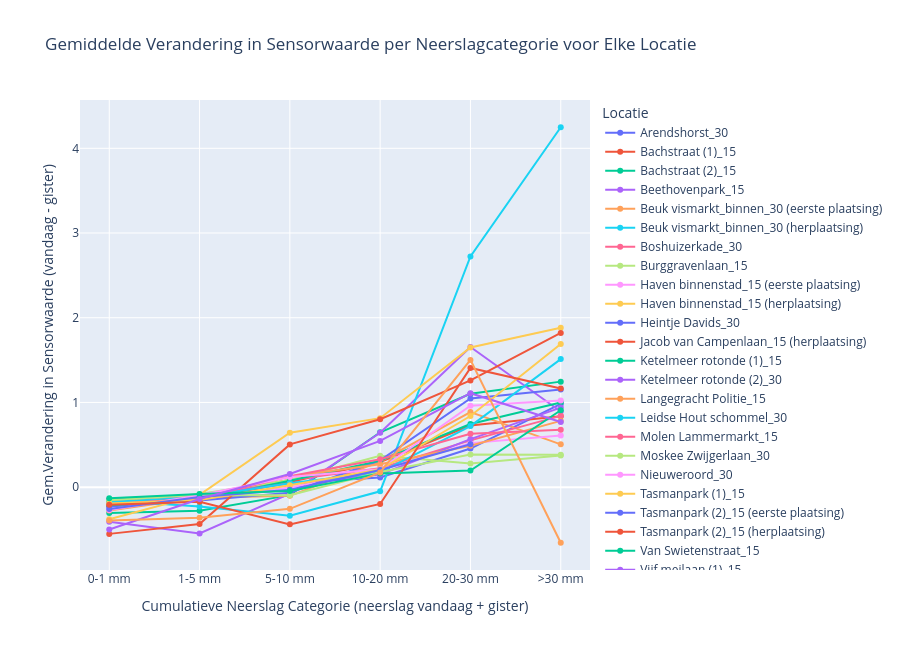

The notebook cell saved with this chart:
### Code cell
# n_cum vs s_prev_diff

# Define a function to categorize 'n_cum' into bins for analysis
def categorize_rainfall(n_cum_value):
    if n_cum_value < 1:
        return '0-1 mm'
    elif 1 <= n_cum_value < 5:
        return '1-5 mm'
    elif 5 <= n_cum_value < 10:
        return '5-10 mm'
    elif 10 <= n_cum_value < 20:
        return '10-20 mm'
    elif 20 <= n_cum_value < 30:
        return '20-30 mm'
    else:
        return '>30 mm'

# Remove the specific location from the DataFrame, because this is an outlier to the dataset
df_filtered = df[df['locatie'] != 'Jacob van Campenlaan_15 (eerste plaatsing)']

# Apply categorization to 'n_cum' column
df_filtered['n_cum_category'] = df_filtered['n_cum'].apply(categorize_rainfall)

# Calculate the mean 's_prev_diff_2' by location and 'n_cum' category
mean_s_prev_diff_2_by_rain_category = df_filtered.groupby(['locatie', 'n_cum_category'])['s_prev_diff'].mean().unstack()


# Ensure correct ordering of 'n_cum_category'
correct_order = ['0-1 mm', '1-5 mm', '5-10 mm', '10-20 mm', '20-30 mm', '>30 mm']
mean_s_prev_diff_2_by_rain_category = mean_s_prev_diff_2_by_rain_category[correct_order]

# Create an interactive line plot
fig = go.Figure()

# Add a trace for each location
for locatie in mean_s_prev_diff_2_by_rain_category.index:
    fig.add_trace(go.Scatter(
        x=mean_s_prev_diff_2_by_rain_category.columns,
        y=mean_s_prev_diff_2_by_rain_category.loc[locatie],
        mode='lines+markers',
        name=locatie,
        hoverinfo='text',
        text=[f"Locatie: {locatie}<br>Neerslag Categorie: {category}<br>Gemiddelde Verandering: {value:.2f}"
              for category, value in zip(mean_s_prev_diff_2_by_rain_category.columns, 
                                         mean_s_prev_diff_2_by_rain_category.loc[locatie])]
    ))

# Customize layout with increased height
fig.update_layout(
    title="Gemiddelde Verandering in Sensorwaarde per Neerslagcategorie voor Elke Locatie",
    xaxis_title="Cumulatieve Neerslag Categorie (neerslag vandaag + gister)",
    yaxis_title="Gem.Verandering in Sensorwaarde (vandaag - gister)",
    xaxis=dict(tickmode='array', tickvals=correct_order),
    legend_title="Locatie",
    hovermode='closest',
    height=650  # Doubling the height for a taller plot
)

# Display the interactive plot
fig.show()

### Figure 1 — Plotly figure (JSON) as saved in the notebook; plotly's stock layout.template omitted (floating-point values rounded to 4 significant figures)
{"data": [{"hoverinfo": "text", "mode": "lines+markers", "name": "Arendshorst_30", "text": ["Locatie: Arendshorst_30<br>Neerslag Categorie: 0-1 mm<br>Gemiddelde Verandering: -0.16", "Locatie: Arendshorst_30<br>Neerslag Categorie: 1-5 mm<br>Gemiddelde Verandering: -0.13", "Locatie: Arendshorst_30<br>Neerslag Categorie: 5-10 mm<br>Gemiddelde Verandering: 0.05", "Locatie: Arendshorst_30<br>Neerslag Categorie: 10-20 mm<br>Gemiddelde Verandering: 0.11", "Locatie: Arendshorst_30<br>Neerslag Categorie: 20-30 mm<br>Gemiddelde Verandering: 0.46", "Locatie: Arendshorst_30<br>Neerslag Categorie: >30 mm<br>Gemiddelde Verandering: 0.98"], "type": "scatter", "x": ["0-1 mm", "1-5 mm", "5-10 mm", "10-20 mm", "20-30 mm", ">30 mm"], "y": [-0.1567, -0.1253, 0.04895, 0.1148, 0.4557, 0.9825]}, {"hoverinfo": "text", "mode": "lines+markers", "name": "Bachstraat (1)_15", "text": ["Locatie: Bachstraat (1)_15<br>Neerslag Categorie: 0-1 mm<br>Gemiddelde Verandering: -0.21", "Locatie: Bachstraat (1)_15<br>Neerslag Categorie: 1-5 mm<br>Gemiddelde Verandering: -0.15", "Locatie: Bachstraat (1)_15<br>Neerslag Categorie: 5-10 mm<br>Gemiddelde Verandering: 0.06", "Locatie: Bachstraat (1)_15<br>Neerslag Categorie: 10-20 mm<br>Gemiddelde Verandering: 0.29", "Locatie: Bachstraat (1)_15<br>Neerslag Categorie: 20-30 mm<br>Gemiddelde Verandering: 0.73", "Locatie: Bachstraat (1)_15<br>Neerslag Categorie: >30 mm<br>Gemiddelde Verandering: 0.84"], "type": "scatter", "x": ["0-1 mm", "1-5 mm", "5-10 mm", "10-20 mm", "20-30 mm", ">30 mm"], "y": [-0.2131, -0.1544, 0.06033, 0.2948, 0.7273, 0.8362]}, {"hoverinfo": "text", "mode": "lines+markers", "name": "Bachstraat (2)_15", "text": ["Locatie: Bachstraat (2)_15<br>Neerslag Categorie: 0-1 mm<br>Gemiddelde Verandering: -0.31", "Locatie: Bachstraat (2)_15<br>Neerslag Categorie: 1-5 mm<br>Gemiddelde Verandering: -0.28", "Locatie: Bachstraat (2)_15<br>Neerslag Categorie: 5-10 mm<br>Gemiddelde Verandering: -0.09", "Locatie: Bachstraat (2)_15<br>Neerslag Categorie: 10-20 mm<br>Gemiddelde Verandering: 0.65", "Locatie: Bachstraat (2)_15<br>Neerslag Categorie: 20-30 mm<br>Gemiddelde Verandering: 1.10", "Locatie: Bachstraat (2)_15<br>Neerslag Categorie: >30 mm<br>Gemiddelde Verandering: 1.25"], "type": "scatter", "x": ["0-1 mm", "1-5 mm", "5-10 mm", "10-20 mm", "20-30 mm", ">30 mm"], "y": [-0.3067, -0.2774, -0.09466, 0.6476, 1.102, 1.246]}, {"hoverinfo": "text", "mode": "lines+markers", "name": "Beethovenpark_15", "text": ["Locatie: Beethovenpark_15<br>Neerslag Categorie: 0-1 mm<br>Gemiddelde Verandering: -0.41", "Locatie: Beethovenpark_15<br>Neerslag Categorie: 1-5 mm<br>Gemiddelde Verandering: -0.55", "Locatie: Beethovenpark_15<br>Neerslag Categorie: 5-10 mm<br>Gemiddelde Verandering: -0.08", "Locatie: Beethovenpark_15<br>Neerslag Categorie: 10-20 mm<br>Gemiddelde Verandering: 0.64", "Locatie: Beethovenpark_15<br>Neerslag Categorie: 20-30 mm<br>Gemiddelde Verandering: 1.65", "Locatie: Beethovenpark_15<br>Neerslag Categorie: >30 mm<br>Gemiddelde Verandering: 0.89"], "type": "scatter", "x": ["0-1 mm", "1-5 mm", "5-10 mm", "10-20 mm", "20-30 mm", ">30 mm"], "y": [-0.4088, -0.5459, -0.0756, 0.6411, 1.655, 0.8936]}, {"hoverinfo": "text", "mode": "lines+markers", "name": "Beuk vismarkt_binnen_30 (eerste plaatsing)", "text": ["Locatie: Beuk vismarkt_binnen_30 (eerste plaatsing)<br>Neerslag Categorie: 0-1 mm<br>Gemiddelde Verandering: -0.28", "Locatie: Beuk vismarkt_binnen_30 (eerste plaatsing)<br>Neerslag Categorie: 1-5 mm<br>Gemiddelde Verandering: -0.13", "Locatie: Beuk vismarkt_binnen_30 (eerste plaatsing)<br>Neerslag Categorie: 5-10 mm<br>Gemiddelde Verandering: -0.10", "Locatie: Beuk vismarkt_binnen_30 (eerste plaatsing)<br>Neerslag Categorie: 10-20 mm<br>Gemiddelde Verandering: 0.30", "Locatie: Beuk vismarkt_binnen_30 (eerste plaatsing)<br>Neerslag Categorie: 20-30 mm<br>Gemiddelde Verandering: 0.89", "Locatie: Beuk vismarkt_binnen_30 (eerste plaatsing)<br>Neerslag Categorie: >30 mm<br>Gemiddelde Verandering: 0.51"], "type": "scatter", "x": ["0-1 mm", "1-5 mm", "5-10 mm", "10-20 mm", "20-30 mm", ">30 mm"], "y": [-0.2759, -0.1263, -0.1029, 0.3031, 0.8871, 0.5052]}, {"hoverinfo": "text", "mode": "lines+markers", "name": "Beuk vismarkt_binnen_30 (herplaatsing)", "text": ["Locatie: Beuk vismarkt_binnen_30 (herplaatsing)<br>Neerslag Categorie: 0-1 mm<br>Gemiddelde Verandering: -0.16", "Locatie: Beuk vismarkt_binnen_30 (herplaatsing)<br>Neerslag Categorie: 1-5 mm<br>Gemiddelde Verandering: -0.23", "Locatie: Beuk vismarkt_binnen_30 (herplaatsing)<br>Neerslag Categorie: 5-10 mm<br>Gemiddelde Verandering: -0.34", "Locatie: Beuk vismarkt_binnen_30 (herplaatsing)<br>Neerslag Categorie: 10-20 mm<br>Gemiddelde Verandering: -0.05", "Locatie: Beuk vismarkt_binnen_30 (herplaatsing)<br>Neerslag Categorie: 20-30 mm<br>Gemiddelde Verandering: 2.72", "Locatie: Beuk vismarkt_binnen_30 (herplaatsing)<br>Neerslag Categorie: >30 mm<br>Gemiddelde Verandering: 4.25"], "type": "scatter", "x": ["0-1 mm", "1-5 mm", "5-10 mm", "10-20 mm", "20-30 mm", ">30 mm"], "y": [-0.1587, -0.2277, -0.3379, -0.0495, 2.723, 4.249]}, {"hoverinfo": "text", "mode": "lines+markers", "name": "Boshuizerkade_30", "text": ["Locatie: Boshuizerkade_30<br>Neerslag Categorie: 0-1 mm<br>Gemiddelde Verandering: -0.15", "Locatie: Boshuizerkade_30<br>Neerslag Categorie: 1-5 mm<br>Gemiddelde Verandering: -0.11", "Locatie: Boshuizerkade_30<br>Neerslag Categorie: 5-10 mm<br>Gemiddelde Verandering: 0.09", "Locatie: Boshuizerkade_30<br>Neerslag Categorie: 10-20 mm<br>Gemiddelde Verandering: 0.22", "Locatie: Boshuizerkade_30<br>Neerslag Categorie: 20-30 mm<br>Gemiddelde Verandering: 0.55", "Locatie: Boshuizerkade_30<br>Neerslag Categorie: >30 mm<br>Gemiddelde Verandering: 0.84"], "type": "scatter", "x": ["0-1 mm", "1-5 mm", "5-10 mm", "10-20 mm", "20-30 mm", ">30 mm"], "y": [-0.1482, -0.1091, 0.08667, 0.2223, 0.552, 0.8413]}, {"hoverinfo": "text", "mode": "lines+markers", "name": "Burggravenlaan_15", "text": ["Locatie: Burggravenlaan_15<br>Neerslag Categorie: 0-1 mm<br>Gemiddelde Verandering: -0.18", "Locatie: Burggravenlaan_15<br>Neerslag Categorie: 1-5 mm<br>Gemiddelde Verandering: -0.08", "Locatie: Burggravenlaan_15<br>Neerslag Categorie: 5-10 mm<br>Gemiddelde Verandering: 0.08", "Locatie: Burggravenlaan_15<br>Neerslag Categorie: 10-20 mm<br>Gemiddelde Verandering: 0.37", "Locatie: Burggravenlaan_15<br>Neerslag Categorie: 20-30 mm<br>Gemiddelde Verandering: 0.28", "Locatie: Burggravenlaan_15<br>Neerslag Categorie: >30 mm<br>Gemiddelde Verandering: 0.37"], "type": "scatter", "x": ["0-1 mm", "1-5 mm", "5-10 mm", "10-20 mm", "20-30 mm", ">30 mm"], "y": [-0.1772, -0.08162, 0.08441, 0.3706, 0.2777, 0.3747]}, {"hoverinfo": "text", "mode": "lines+markers", "name": "Haven binnenstad_15 (eerste plaatsing)", "text": ["Locatie: Haven binnenstad_15 (eerste plaatsing)<br>Neerslag Categorie: 0-1 mm<br>Gemiddelde Verandering: -0.23", "Locatie: Haven binnenstad_15 (eerste plaatsing)<br>Neerslag Categorie: 1-5 mm<br>Gemiddelde Verandering: -0.13", "Locatie: Haven binnenstad_15 (eerste plaatsing)<br>Neerslag Categorie: 5-10 mm<br>Gemiddelde Verandering: -0.01", "Locatie: Haven binnenstad_15 (eerste plaatsing)<br>Neerslag Categorie: 10-20 mm<br>Gemiddelde Verandering: 0.20", "Locatie: Haven binnenstad_15 (eerste plaatsing)<br>Neerslag Categorie: 20-30 mm<br>Gemiddelde Verandering: 0.52", "Locatie: Haven binnenstad_15 (eerste plaatsing)<br>Neerslag Categorie: >30 mm<br>Gemiddelde Verandering: 0.61"], "type": "scatter", "x": ["0-1 mm", "1-5 mm", "5-10 mm", "10-20 mm", "20-30 mm", ">30 mm"], "y": [-0.2279, -0.1252, -0.005379, 0.2034, 0.5197, 0.6106]}, {"hoverinfo": "text", "mode": "lines+markers", "name": "Haven binnenstad_15 (herplaatsing)", "text": ["Locatie: Haven binnenstad_15 (herplaatsing)<br>Neerslag Categorie: 0-1 mm<br>Gemiddelde Verandering: -0.38", "Locatie: Haven binnenstad_15 (herplaatsing)<br>Neerslag Categorie: 1-5 mm<br>Gemiddelde Verandering: -0.09", "Locatie: Haven binnenstad_15 (herplaatsing)<br>Neerslag Categorie: 5-10 mm<br>Gemiddelde Verandering: 0.64", "Locatie: Haven binnenstad_15 (herplaatsing)<br>Neerslag Categorie: 10-20 mm<br>Gemiddelde Verandering: 0.81", "Locatie: Haven binnenstad_15 (herplaatsing)<br>Neerslag Categorie: 20-30 mm<br>Gemiddelde Verandering: 1.65", "Locatie: Haven binnenstad_15 (herplaatsing)<br>Neerslag Categorie: >30 mm<br>Gemiddelde Verandering: 1.88"], "type": "scatter", "x": ["0-1 mm", "1-5 mm", "5-10 mm", "10-20 mm", "20-30 mm", ">30 mm"], "y": [-0.3792, -0.09209, 0.6417, 0.8142, 1.649, 1.883]}, {"hoverinfo": "text", "mode": "lines+markers", "name": "Heintje Davids_30", "text": ["Locatie: Heintje Davids_30<br>Neerslag Categorie: 0-1 mm<br>Gemiddelde Verandering: -0.23", "Locatie: Heintje Davids_30<br>Neerslag Categorie: 1-5 mm<br>Gemiddelde Verandering: -0.16", "Locatie: Heintje Davids_30<br>Neerslag Categorie: 5-10 mm<br>Gemiddelde Verandering: -0.07", "Locatie: Heintje Davids_30<br>Neerslag Categorie: 10-20 mm<br>Gemiddelde Verandering: 0.32", "Locatie: Heintje Davids_30<br>Neerslag Categorie: 20-30 mm<br>Gemiddelde Verandering: 1.05", "Locatie: Heintje Davids_30<br>Neerslag Categorie: >30 mm<br>Gemiddelde Verandering: 1.15"], "type": "scatter", "x": ["0-1 mm", "1-5 mm", "5-10 mm", "10-20 mm", "20-30 mm", ">30 mm"], "y": [-0.2293, -0.1591, -0.06618, 0.3159, 1.047, 1.151]}, {"hoverinfo": "text", "mode": "lines+markers", "name": "Jacob van Campenlaan_15 (herplaatsing)", "text": ["Locatie: Jacob van Campenlaan_15 (herplaatsing)<br>Neerslag Categorie: 0-1 mm<br>Gemiddelde Verandering: -0.55", "Locatie: Jacob van Campenlaan_15 (herplaatsing)<br>Neerslag Categorie: 1-5 mm<br>Gemiddelde Verandering: -0.44", "Locatie: Jacob van Campenlaan_15 (herplaatsing)<br>Neerslag Categorie: 5-10 mm<br>Gemiddelde Verandering: 0.50", "Locatie: Jacob van Campenlaan_15 (herplaatsing)<br>Neerslag Categorie: 10-20 mm<br>Gemiddelde Verandering: 0.80", "Locatie: Jacob van Campenlaan_15 (herplaatsing)<br>Neerslag Categorie: 20-30 mm<br>Gemiddelde Verandering: 1.26", "Locatie: Jacob van Campenlaan_15 (herplaatsing)<br>Neerslag Categorie: >30 mm<br>Gemiddelde Verandering: 1.82"], "type": "scatter", "x": ["0-1 mm", "1-5 mm", "5-10 mm", "10-20 mm", "20-30 mm", ">30 mm"], "y": [-0.5518, -0.4359, 0.5044, 0.8015, 1.26, 1.82]}, {"hoverinfo": "text", "mode": "lines+markers", "name": "Ketelmeer rotonde (1)_15", "text": ["Locatie: Ketelmeer rotonde (1)_15<br>Neerslag Categorie: 0-1 mm<br>Gemiddelde Verandering: -0.21", "Locatie: Ketelmeer rotonde (1)_15<br>Neerslag Categorie: 1-5 mm<br>Gemiddelde Verandering: -0.15", "Locatie: Ketelmeer rotonde (1)_15<br>Neerslag Categorie: 5-10 mm<br>Gemiddelde Verandering: 0.07", "Locatie: Ketelmeer rotonde (1)_15<br>Neerslag Categorie: 10-20 mm<br>Gemiddelde Verandering: 0.31", "Locatie: Ketelmeer rotonde (1)_15<br>Neerslag Categorie: 20-30 mm<br>Gemiddelde Verandering: 0.75", "Locatie: Ketelmeer rotonde (1)_15<br>Neerslag Categorie: >30 mm<br>Gemiddelde Verandering: 1.00"], "type": "scatter", "x": ["0-1 mm", "1-5 mm", "5-10 mm", "10-20 mm", "20-30 mm", ">30 mm"], "y": [-0.2137, -0.1456, 0.07484, 0.3126, 0.745, 0.9993]}, {"hoverinfo": "text", "mode": "lines+markers", "name": "Ketelmeer rotonde (2)_30", "text": ["Locatie: Ketelmeer rotonde (2)_30<br>Neerslag Categorie: 0-1 mm<br>Gemiddelde Verandering: -0.15", "Locatie: Ketelmeer rotonde (2)_30<br>Neerslag Categorie: 1-5 mm<br>Gemiddelde Verandering: -0.10", "Locatie: Ketelmeer rotonde (2)_30<br>Neerslag Categorie: 5-10 mm<br>Gemiddelde Verandering: 0.04", "Locatie: Ketelmeer rotonde (2)_30<br>Neerslag Categorie: 10-20 mm<br>Gemiddelde Verandering: 0.15", "Locatie: Ketelmeer rotonde (2)_30<br>Neerslag Categorie: 20-30 mm<br>Gemiddelde Verandering: 0.57", "Locatie: Ketelmeer rotonde (2)_30<br>Neerslag Categorie: >30 mm<br>Gemiddelde Verandering: 0.94"], "type": "scatter", "x": ["0-1 mm", "1-5 mm", "5-10 mm", "10-20 mm", "20-30 mm", ">30 mm"], "y": [-0.1455, -0.1031, 0.04427, 0.1497, 0.567, 0.9392]}, {"hoverinfo": "text", "mode": "lines+markers", "name": "Langegracht Politie_15", "text": ["Locatie: Langegracht Politie_15<br>Neerslag Categorie: 0-1 mm<br>Gemiddelde Verandering: -0.17", "Locatie: Langegracht Politie_15<br>Neerslag Categorie: 1-5 mm<br>Gemiddelde Verandering: -0.13", "Locatie: Langegracht Politie_15<br>Neerslag Categorie: 5-10 mm<br>Gemiddelde Verandering: 0.13", "Locatie: Langegracht Politie_15<br>Neerslag Categorie: 10-20 mm<br>Gemiddelde Verandering: 0.27", "Locatie: Langegracht Politie_15<br>Neerslag Categorie: 20-30 mm<br>Gemiddelde Verandering: 0.49", "Locatie: Langegracht Politie_15<br>Neerslag Categorie: >30 mm<br>Gemiddelde Verandering: 0.78"], "type": "scatter", "x": ["0-1 mm", "1-5 mm", "5-10 mm", "10-20 mm", "20-30 mm", ">30 mm"], "y": [-0.1662, -0.1277, 0.1269, 0.2696, 0.4881, 0.7822]}, {"hoverinfo": "text", "mode": "lines+markers", "name": "Leidse Hout schommel_30", "text": ["Locatie: Leidse Hout schommel_30<br>Neerslag Categorie: 0-1 mm<br>Gemiddelde Verandering: -0.18", "Locatie: Leidse Hout schommel_30<br>Neerslag Categorie: 1-5 mm<br>Gemiddelde Verandering: -0.12", "Locatie: Leidse Hout schommel_30<br>Neerslag Categorie: 5-10 mm<br>Gemiddelde Verandering: 0.05", "Locatie: Leidse Hout schommel_30<br>Neerslag Categorie: 10-20 mm<br>Gemiddelde Verandering: 0.17", "Locatie: Leidse Hout schommel_30<br>Neerslag Categorie: 20-30 mm<br>Gemiddelde Verandering: 0.72", "Locatie: Leidse Hout schommel_30<br>Neerslag Categorie: >30 mm<br>Gemiddelde Verandering: 1.51"], "type": "scatter", "x": ["0-1 mm", "1-5 mm", "5-10 mm", "10-20 mm", "20-30 mm", ">30 mm"], "y": [-0.1757, -0.1205, 0.04654, 0.1747, 0.7208, 1.512]}, {"hoverinfo": "text", "mode": "lines+markers", "name": "Molen Lammermarkt_15", "text": ["Locatie: Molen Lammermarkt_15<br>Neerslag Categorie: 0-1 mm<br>Gemiddelde Verandering: -0.20", "Locatie: Molen Lammermarkt_15<br>Neerslag Categorie: 1-5 mm<br>Gemiddelde Verandering: -0.13", "Locatie: Molen Lammermarkt_15<br>Neerslag Categorie: 5-10 mm<br>Gemiddelde Verandering: 0.13", "Locatie: Molen Lammermarkt_15<br>Neerslag Categorie: 10-20 mm<br>Gemiddelde Verandering: 0.33", "Locatie: Molen Lammermarkt_15<br>Neerslag Categorie: 20-30 mm<br>Gemiddelde Verandering: 0.63", "Locatie: Molen Lammermarkt_15<br>Neerslag Categorie: >30 mm<br>Gemiddelde Verandering: 0.68"], "type": "scatter", "x": ["0-1 mm", "1-5 mm", "5-10 mm", "10-20 mm", "20-30 mm", ">30 mm"], "y": [-0.2029, -0.1307, 0.1293, 0.3299, 0.6303, 0.6769]}, {"hoverinfo": "text", "mode": "lines+markers", "name": "Moskee Zwijgerlaan_30", "text": ["Locatie: Moskee Zwijgerlaan_30<br>Neerslag Categorie: 0-1 mm<br>Gemiddelde Verandering: -0.15", "Locatie: Moskee Zwijgerlaan_30<br>Neerslag Categorie: 1-5 mm<br>Gemiddelde Verandering: -0.09", "Locatie: Moskee Zwijgerlaan_30<br>Neerslag Categorie: 5-10 mm<br>Gemiddelde Verandering: -0.10", "Locatie: Moskee Zwijgerlaan_30<br>Neerslag Categorie: 10-20 mm<br>Gemiddelde Verandering: 0.18", "Locatie: Moskee Zwijgerlaan_30<br>Neerslag Categorie: 20-30 mm<br>Gemiddelde Verandering: 0.39", "Locatie: Moskee Zwijgerlaan_30<br>Neerslag Categorie: >30 mm<br>Gemiddelde Verandering: 0.38"], "type": "scatter", "x": ["0-1 mm", "1-5 mm", "5-10 mm", "10-20 mm", "20-30 mm", ">30 mm"], "y": [-0.1514, -0.09368, -0.0956, 0.1791, 0.3854, 0.3812]}, {"hoverinfo": "text", "mode": "lines+markers", "name": "Nieuweroord_30", "text": ["Locatie: Nieuweroord_30<br>Neerslag Categorie: 0-1 mm<br>Gemiddelde Verandering: -0.27", "Locatie: Nieuweroord_30<br>Neerslag Categorie: 1-5 mm<br>Gemiddelde Verandering: -0.10", "Locatie: Nieuweroord_30<br>Neerslag Categorie: 5-10 mm<br>Gemiddelde Verandering: 0.12", "Locatie: Nieuweroord_30<br>Neerslag Categorie: 10-20 mm<br>Gemiddelde Verandering: 0.21", "Locatie: Nieuweroord_30<br>Neerslag Categorie: 20-30 mm<br>Gemiddelde Verandering: 0.96", "Locatie: Nieuweroord_30<br>Neerslag Categorie: >30 mm<br>Gemiddelde Verandering: 1.02"], "type": "scatter", "x": ["0-1 mm", "1-5 mm", "5-10 mm", "10-20 mm", "20-30 mm", ">30 mm"], "y": [-0.2706, -0.09596, 0.1191, 0.2099, 0.9614, 1.022]}, {"hoverinfo": "text", "mode": "lines+markers", "name": "Tasmanpark (1)_15", "text": ["Locatie: Tasmanpark (1)_15<br>Neerslag Categorie: 0-1 mm<br>Gemiddelde Verandering: -0.19", "Locatie: Tasmanpark (1)_15<br>Neerslag Categorie: 1-5 mm<br>Gemiddelde Verandering: -0.15", "Locatie: Tasmanpark (1)_15<br>Neerslag Categorie: 5-10 mm<br>Gemiddelde Verandering: 0.02", "Locatie: Tasmanpark (1)_15<br>Neerslag Categorie: 10-20 mm<br>Gemiddelde Verandering: 0.21", "Locatie: Tasmanpark (1)_15<br>Neerslag Categorie: 20-30 mm<br>Gemiddelde Verandering: 0.84", "Locatie: Tasmanpark (1)_15<br>Neerslag Categorie: >30 mm<br>Gemiddelde Verandering: 1.69"], "type": "scatter", "x": ["0-1 mm", "1-5 mm", "5-10 mm", "10-20 mm", "20-30 mm", ">30 mm"], "y": [-0.1936, -0.1529, 0.02329, 0.2079, 0.8396, 1.689]}, {"hoverinfo": "text", "mode": "lines+markers", "name": "Tasmanpark (2)_15 (eerste plaatsing)", "text": ["Locatie: Tasmanpark (2)_15 (eerste plaatsing)<br>Neerslag Categorie: 0-1 mm<br>Gemiddelde Verandering: -0.26", "Locatie: Tasmanpark (2)_15 (eerste plaatsing)<br>Neerslag Categorie: 1-5 mm<br>Gemiddelde Verandering: -0.12", "Locatie: Tasmanpark (2)_15 (eerste plaatsing)<br>Neerslag Categorie: 5-10 mm<br>Gemiddelde Verandering: -0.03", "Locatie: Tasmanpark (2)_15 (eerste plaatsing)<br>Neerslag Categorie: 10-20 mm<br>Gemiddelde Verandering: 0.20", "Locatie: Tasmanpark (2)_15 (eerste plaatsing)<br>Neerslag Categorie: 20-30 mm<br>Gemiddelde Verandering: 0.51", "Locatie: Tasmanpark (2)_15 (eerste plaatsing)<br>Neerslag Categorie: >30 mm<br>Gemiddelde Verandering: nan"], "type": "scatter", "x": ["0-1 mm", "1-5 mm", "5-10 mm", "10-20 mm", "20-30 mm", ">30 mm"], "y": [-0.2579, -0.1152, -0.03011, 0.2029, 0.5068, null]}, {"hoverinfo": "text", "mode": "lines+markers", "name": "Tasmanpark (2)_15 (herplaatsing)", "text": ["Locatie: Tasmanpark (2)_15 (herplaatsing)<br>Neerslag Categorie: 0-1 mm<br>Gemiddelde Verandering: -0.21", "Locatie: Tasmanpark (2)_15 (herplaatsing)<br>Neerslag Categorie: 1-5 mm<br>Gemiddelde Verandering: -0.17", "Locatie: Tasmanpark (2)_15 (herplaatsing)<br>Neerslag Categorie: 5-10 mm<br>Gemiddelde Verandering: -0.44", "Locatie: Tasmanpark (2)_15 (herplaatsing)<br>Neerslag Categorie: 10-20 mm<br>Gemiddelde Verandering: -0.20", "Locatie: Tasmanpark (2)_15 (herplaatsing)<br>Neerslag Categorie: 20-30 mm<br>Gemiddelde Verandering: 1.41", "Locatie: Tasmanpark (2)_15 (herplaatsing)<br>Neerslag Categorie: >30 mm<br>Gemiddelde Verandering: 1.17"], "type": "scatter", "x": ["0-1 mm", "1-5 mm", "5-10 mm", "10-20 mm", "20-30 mm", ">30 mm"], "y": [-0.2082, -0.173, -0.4396, -0.1985, 1.408, 1.165]}, {"hoverinfo": "text", "mode": "lines+markers", "name": "Van Swietenstraat_15", "text": ["Locatie: Van Swietenstraat_15<br>Neerslag Categorie: 0-1 mm<br>Gemiddelde Verandering: -0.13", "Locatie: Van Swietenstraat_15<br>Neerslag Categorie: 1-5 mm<br>Gemiddelde Verandering: -0.08", "Locatie: Van Swietenstraat_15<br>Neerslag Categorie: 5-10 mm<br>Gemiddelde Verandering: -0.05", "Locatie: Van Swietenstraat_15<br>Neerslag Categorie: 10-20 mm<br>Gemiddelde Verandering: 0.16", "Locatie: Van Swietenstraat_15<br>Neerslag Categorie: 20-30 mm<br>Gemiddelde Verandering: 0.20", "Locatie: Van Swietenstraat_15<br>Neerslag Categorie: >30 mm<br>Gemiddelde Verandering: 0.91"], "type": "scatter", "x": ["0-1 mm", "1-5 mm", "5-10 mm", "10-20 mm", "20-30 mm", ">30 mm"], "y": [-0.1325, -0.08221, -0.04511, 0.1624, 0.1968, 0.908]}, {"hoverinfo": "text", "mode": "lines+markers", "name": "Vijf meilaan (1)_15", "text": ["Locatie: Vijf meilaan (1)_15<br>Neerslag Categorie: 0-1 mm<br>Gemiddelde Verandering: -0.50", "Locatie: Vijf meilaan (1)_15<br>Neerslag Categorie: 1-5 mm<br>Gemiddelde Verandering: -0.14", "Locatie: Vijf meilaan (1)_15<br>Neerslag Categorie: 5-10 mm<br>Gemiddelde Verandering: 0.15", "Locatie: Vijf meilaan (1)_15<br>Neerslag Categorie: 10-20 mm<br>Gemiddelde Verandering: 0.55", "Locatie: Vijf meilaan (1)_15<br>Neerslag Categorie: 20-30 mm<br>Gemiddelde Verandering: 1.11", "Locatie: Vijf meilaan (1)_15<br>Neerslag Categorie: >30 mm<br>Gemiddelde Verandering: 0.77"], "type": "scatter", "x": ["0-1 mm", "1-5 mm", "5-10 mm", "10-20 mm", "20-30 mm", ">30 mm"], "y": [-0.5008, -0.1392, 0.1548, 0.546, 1.109, 0.7692]}, {"hoverinfo": "text", "mode": "lines+markers", "name": "Vijf meilaan (2)_30", "text": ["Locatie: Vijf meilaan (2)_30<br>Neerslag Categorie: 0-1 mm<br>Gemiddelde Verandering: -0.39", "Locatie: Vijf meilaan (2)_30<br>Neerslag Categorie: 1-5 mm<br>Gemiddelde Verandering: -0.36", "Locatie: Vijf meilaan (2)_30<br>Neerslag Categorie: 5-10 mm<br>Gemiddelde Verandering: -0.26", "Locatie: Vijf meilaan (2)_30<br>Neerslag Categorie: 10-20 mm<br>Gemiddelde Verandering: 0.17", "Locatie: Vijf meilaan (2)_30<br>Neerslag Categorie: 20-30 mm<br>Gemiddelde Verandering: 1.50", "Locatie: Vijf meilaan (2)_30<br>Neerslag Categorie: >30 mm<br>Gemiddelde Verandering: -0.66"], "type": "scatter", "x": ["0-1 mm", "1-5 mm", "5-10 mm", "10-20 mm", "20-30 mm", ">30 mm"], "y": [-0.3939, -0.36, -0.2566, 0.1742, 1.502, -0.6565]}], "layout": {"height": 650, "hovermode": "closest", "legend": {"title": {"text": "Locatie"}}, "title": {"text": "Gemiddelde Verandering in Sensorwaarde per Neerslagcategorie voor Elke Locatie"}, "xaxis": {"tickmode": "array", "tickvals": ["0-1 mm", "1-5 mm", "5-10 mm", "10-20 mm", "20-30 mm", ">30 mm"], "title": {"text": "Cumulatieve Neerslag Categorie (neerslag vandaag + gister)"}}, "yaxis": {"title": {"text": "Gem.Verandering in Sensorwaarde (vandaag - gister)"}}}}
